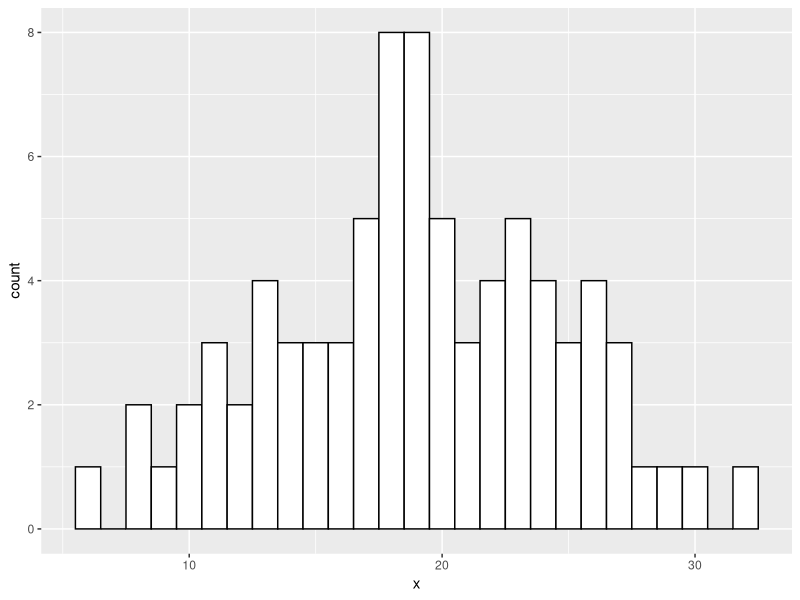
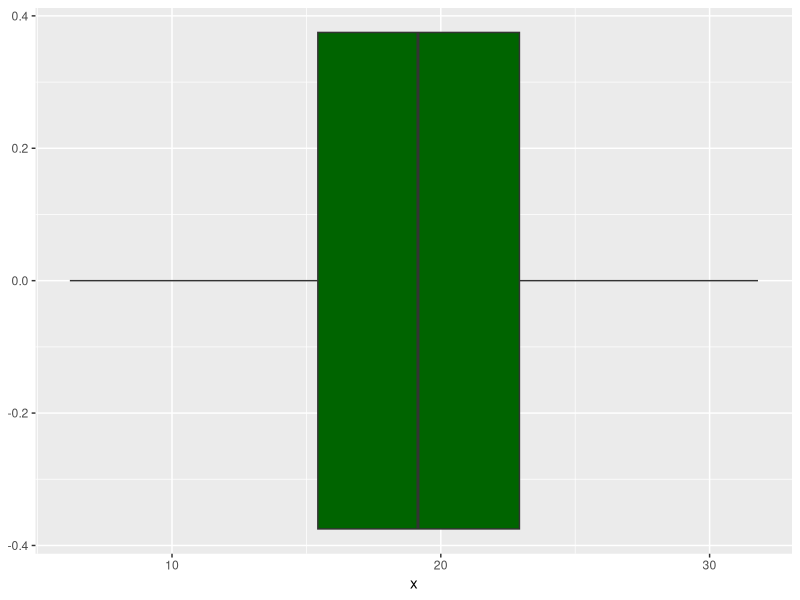

Write the R code that produced these figures, in order.
library(ggplot2) # ggplot2 para gráficos

x <- c(15.8, 22.7, 26.8, 19.1, 18.5, 14.4, 8.3, 25.9, 26.4, 9.8, 21.9, 10.5, 17.3, 6.2, 18.0, 22.9, 24.6, 19.4, 12.3, 15.9, 20.1, 17.0, 22.3, 27.5, 23.9, 17.5, 11.0, 20.4, 16.2, 20.8, 20.9, 21.4, 18.0, 24.3, 11.8, 17.9, 18.7, 12.8, 15.5, 19.2, 13.9, 28.6, 19.4, 21.6, 13.5, 24.6, 20.0, 24.1, 9.0, 17.6, 25.7, 20.1, 13.2, 23.7, 10.7, 19.0, 14.5, 18.1, 31.8, 28.5, 22.7, 15.2, 23.0, 29.6, 11.2, 14.7, 20.5, 26.6, 13.3, 18.1, 24.8, 26.1, 7.7, 22.5, 19.3, 19.4, 16.7, 16.9, 23.5, 18.4)

y = sort(x)

# x é um vetor com os dados de emissão diários. Para calcular algumas medidas, criamos um vetor ordenado y contendo os valores de x 

# Gambiarra(?) para achar a moda do conjunto. A função de moda não é nativa do R. Abaixo o link que forneceu uma resposta funcional
#https://stackoverflow.com/questions/2547402/how-to-find-the-statistical-mode

Mode <- function(x) {
  ux <- unique(x)
  ux[which.max(tabulate(match(x, ux)))]
}

# Cálculo de média, moda e mediana

mediana = median(x)
moda = Mode(x)
mean = mean(x)

sprintf("Media: %f", mean)
sprintf("Moda: %f", moda)
sprintf("Mediana: %f", mediana)



amplitude = y[80] - y[1] # Amplitude é definida como a diferença entre o valor máximo e mínimo do conjunto
sprintf("Amplitude: %f", amplitude)

var = var(x) # Variancia de amostra (dividido por n-1)
sprintf("Variancia: %f", var)

std = sd(x) # Desvio padrão de amostra (dividido por n-1)
sprintf("Desvio Padrao: %f", std)

coef_var = var/mean # Coeficiente de variação = variância/média
sprintf("Coeficiente de Variacao: %f", coef_var)



df <- as.data.frame(x) # Colocando x em um dataframe para fazer os gráficos

hist <- ggplot(df, aes(x=x)) + 
  geom_histogram(binwidth=1, color="black", fill="white") # Histograma

hist

boxplot <- ggplot(df, aes(x=x))+
            geom_boxplot(fill = "dark green") # Boxplot

boxplot

print("Valor dos elementos dos quartis: ")

quantils <-quantile(y, c(0.25,0.5,0.75), type = 2) # Tipo 2 tira a média se for par
quantils

IQR = 22.95 - 15.35 # Inter Quartile Range

sprintf("IQR: %f", IQR) 
